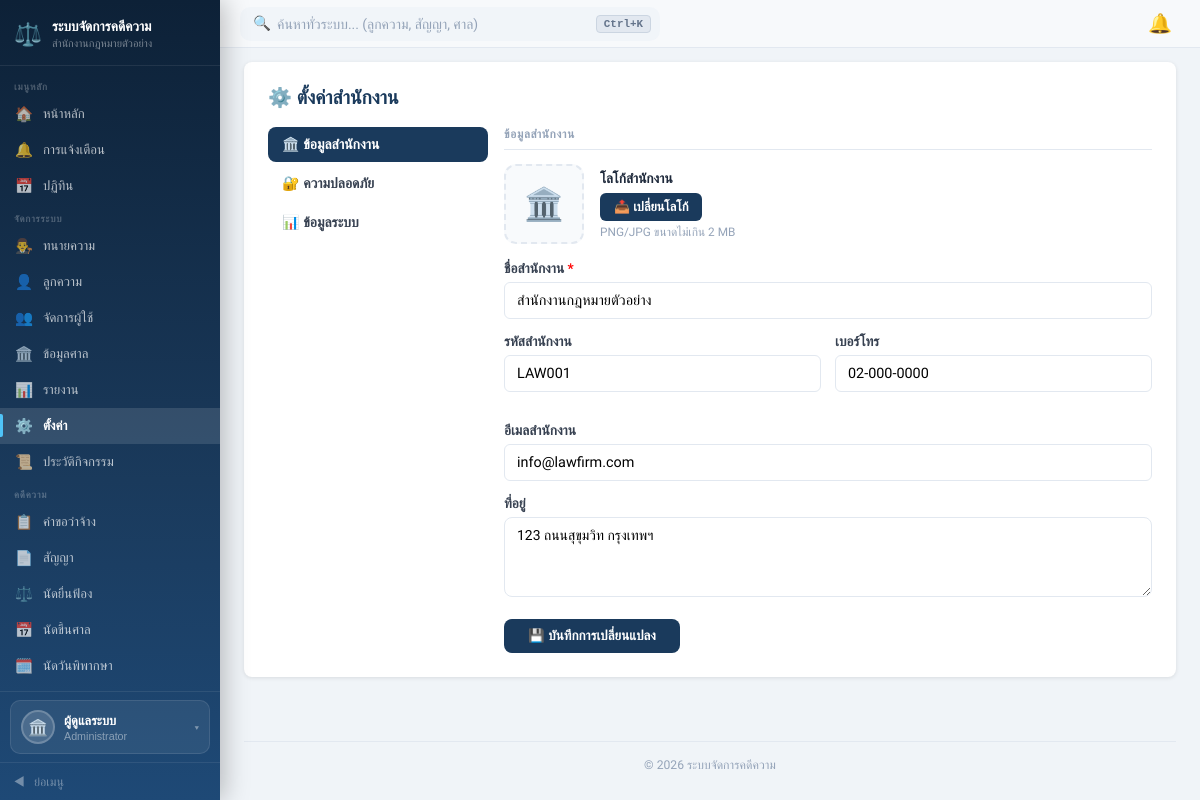
Page /pages/settings.php (signed in) on the committed database.
### tables this page shows
CREATE TABLE `offices` (
  `office_id`   int          NOT NULL AUTO_INCREMENT,
  `office_name` varchar(150) NOT NULL,
  `office_code` varchar(20)  DEFAULT NULL,
  `address`     text,
  `phone`       varchar(15)  DEFAULT NULL,
  `email`       varchar(150) DEFAULT NULL,
  `logo_path`   varchar(255) DEFAULT NULL,
  `status`      varchar(20)  DEFAULT 'active',
  `created_at`  timestamp    DEFAULT CURRENT_TIMESTAMP,
  PRIMARY KEY (`office_id`),
  UNIQUE KEY `uq_office_code` (`office_code`)
);

### src/pages/settings.php (the view, shortened to what this page needs)
<?php
$pdo      = getDB();
$officeId = $_SESSION['office_id'];
$office = $pdo->prepare("SELECT * FROM offices WHERE office_id=?");
$office->execute([$officeId]);
$office = $office->fetch();
include '../includes/header.php';
?>
<div class="card">
    <h2 style="margin:0 0 18px;">⚙️ ตั้งค่าสำนักงาน</h2>
    <div class="settings-grid">
        <div class="settings-menu">
            <button class="s-menu-item active" onclick="showPanel('office',this)">🏛️ ข้อมูลสำนักงาน</button>
            <button class="s-menu-item" onclick="showPanel('security',this)">🔐 ความปลอดภัย</button>
            <button class="s-menu-item" onclick="showPanel('sysinfo',this)">📊 ข้อมูลระบบ</button>
        </div>
        <div>
            <div id="panel-office" class="s-panel active">
                <div class="section-title">ข้อมูลสำนักงาน</div>
                <div class="logo-wrap">
                    <?php if (!empty($office['logo_path'])): ?>
                    <img src="<?= htmlspecialchars($office['logo_path']) ?>" class="logo-preview" id="logoPreview" alt="logo">
                    <?php else: ?>
                    <div class="logo-placeholder" id="logoPreview">🏛️</div>
                    <?php endif; ?>
                    <div>
                        <div style="font-size:.85rem;font-weight:600;margin-bottom:6px;">โลโก้สำนักงาน</div>
                        <label style="cursor:pointer;">
                            <span class="btn btn-primary btn-sm" style="display:inline-block;padding:6px 14px;font-size:.8rem;">📤 เปลี่ยนโลโก้</span>
                        </label>
                        <div style="font-size:.74rem;color:var(--muted);margin-top:4px;">PNG/JPG ขนาดไม่เกิน 2 MB</div>
                    </div>
                </div>
                <form id="officeForm">
                    <div class="form-group" style="margin-bottom:14px;">
                        <label>ชื่อสำนักงาน <span style="color:red">*</span></label>
                        <input type="text" name="office_name" value="<?= htmlspecialchars($office['office_name'] ?? '') ?>" required>
                    </div>
                    <div class="form-row" style="margin-bottom:14px;">
                        <div class="form-group">
                            <label>รหัสสำนักงาน</label>
                            <input type="text" name="office_code" value="<?= htmlspecialchars($office['office_code'] ?? '') ?>" placeholder="เช่น LAW-001">
                        </div>
                        <div class="form-group">
                            <label>เบอร์โทร</label>
                            <input type="text" name="phone" value="<?= htmlspecialchars($office['phone'] ?? '') ?>">
                        </div>
                    </div>
                    <div class="form-group" style="margin-bottom:14px;">
                        <label>อีเมลสำนักงาน</label>
                        <input type="email" name="email" value="<?= htmlspecialchars($office['email'] ?? '') ?>">
                    </div>
                    <div class="form-group" style="margin-bottom:18px;">
                        <label>ที่อยู่</label>
                        <textarea name="address" rows="3" style="width:100%;padding:9px 12px;border:1px solid #e2e8f0;border-radius:8px;font-size:.87rem;resize:vertical;"><?= htmlspecialchars($office['address'] ?? '') ?></textarea>
                    </div>
                    <button type="submit" id="officeSubmitBtn" style="padding:9px 24px;background:#1a3a5c;color:#fff;border:none;border-radius:8px;font-weight:700;cursor:pointer;">💾 บันทึกการเปลี่ยนแปลง</button>
                </form>
            </div>
        </div>
    </div>
</div>
<?php include '../includes/footer.php'; ?>

### src/assets/css/style.css (style rules this page uses)
*, *::before, *::after { box-sizing: border-box; margin: 0; padding: 0; }
:root { --navy: #1a3a5c; --navy2: #2d5a8a; --green: #059669; --red: #dc2626; --yellow: #d97706; --blue: #2563eb; --border: #e2e8f0; --muted: #94a3b8; --bg: #f8fafc; --navy-light: #2d5a8a; --sb-w: 220px; --sb-w-col: 60px; }
body { font-family: 'Sarabun', sans-serif; background: #f0f4f8; display: flex; min-height: 100vh; overflow-x: hidden; color: #1e293b; }
*, *::before, *::after { box-sizing: border-box; }
.btn { display: inline-block; padding: 9px 20px; border-radius: 6px; font-size: .9rem; font-weight: 600; cursor: pointer; border: none; transition: .2s; text-decoration: none; }
.btn-primary { background: #1a3a5c; color: #fff; }
.btn-sm { padding: 5px 12px; font-size: .8rem; }
.form-group { margin-bottom: 16px; }
.form-group label { display: block; font-size: .85rem; font-weight: 600; color: #374151; margin-bottom: 5px; }
.form-group input, .form-group select, .form-group textarea { width: 100%; padding: 9px 12px; border: 1px solid #e2e8f0; border-radius: 6px; font-size: .9rem; outline: none; transition: border-color .2s; font-family: inherit; background: #fff; }
.form-group textarea { resize: vertical; min-height: 80px; }
.card { background: #fff; border-radius: 8px; box-shadow: 0 1px 4px rgba(0,0,0,.1); padding: 24px; margin-bottom: 20px; }
.card h2 { font-size: 1.2rem; margin-bottom: 16px; color: #1a3a5c; }
.form-row { display: grid; grid-template-columns: 1fr 1fr; gap: 12px; }

### src/pages/settings.php (style rules this page uses)
:root { --navy:#1a3a5c;--navy2:#2d5a8a;--border:#e2e8f0;--muted:#94a3b8; }
.settings-grid { display:grid;grid-template-columns:220px 1fr;gap:16px; }
.settings-menu { display:flex;flex-direction:column;gap:4px; }
.s-menu-item { padding:9px 14px;border-radius:8px;font-size:.87rem;font-weight:600;cursor:pointer;transition:.12s;border:none;text-align:left;background:transparent;color:#374151;width:100%; }
.s-menu-item.active { background:#1a3a5c;color:#fff; }
.s-panel { display:none; }
.s-panel.active { display:block; }
.section-title { font-size:.73rem;font-weight:600;color:var(--muted);letter-spacing:.06em;text-transform:uppercase;margin:0 0 14px;padding-bottom:8px;border-bottom:1px solid var(--border); }
.form-row { display:grid;grid-template-columns:1fr 1fr;gap:14px; }
.logo-wrap { display:flex;align-items:center;gap:16px;margin-bottom:16px; }
.logo-placeholder { width:80px;height:80px;border-radius:12px;border:2px dashed var(--border);display:flex;align-items:center;justify-content:center;font-size:2rem;background:#f8fafc;color:var(--muted); }

### rows in the picture
offices: office_name "สำนักงานกฎหมายตัวอย่าง", office_code "LAW001", phone "02-000-0000", email "info@lawfirm.com", address "123 ถนนสุขุมวิท กรุงเทพฯ"

### other values in the picture
$_SESSION['office_name'] "สำนักงานกฎหมายตัวอย่าง"
$_sb_name "ผู้ดูแลระบบ"
$_sb_role_label "Administrator"
